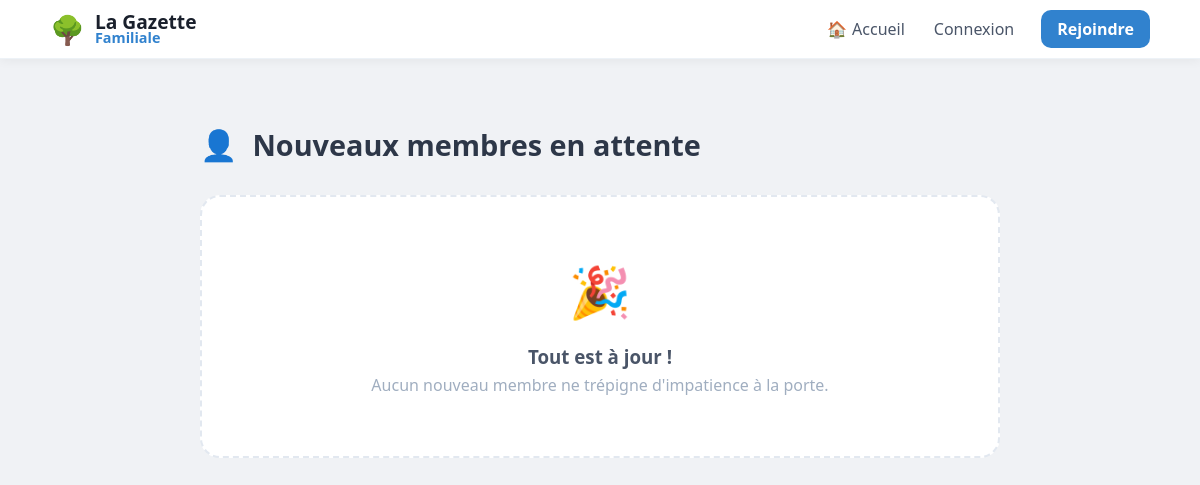
Before: /admin/users with the older database file.
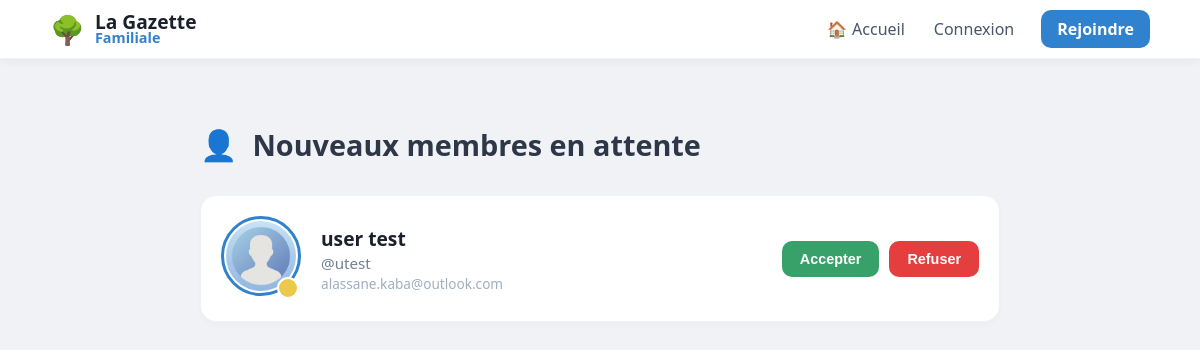
After: the same page with the newer database file.
### tables this page shows
CREATE TABLE users (
                id INTEGER PRIMARY KEY AUTOINCREMENT, 
                email TEXT UNIQUE, 
                firstname TEXT, 
                lastname TEXT, 
                username TEXT UNIQUE, 
                password TEXT, 
                avatar TEXT,
                cover TEXT,
                bio TEXT,
                is_approved INTEGER DEFAULT 0,
                is_admin INTEGER DEFAULT 0
            );

### app.py (the view)
@app.route("/admin/users")
def admin_users():
    db = get_db()
    pending = db.execute("SELECT * FROM users WHERE is_approved = 0").fetchall()
    return render_template("admin.html", users=pending)

### app.py (called while the page is built)
def get_db():
    db = sqlite3.connect("database.db")
    db.row_factory = sqlite3.Row
    return db

@app.context_processor
def inject_global_stats():
    stats = {'total_users': 0, 'total_posts': 0}
    if session.get('user'):
        db = get_db()
        u_count = db.execute("SELECT COUNT(*) FROM users WHERE is_approved = 1").fetchone()[0]
        p_count = db.execute("SELECT COUNT(*) FROM posts").fetchone()[0]
        stats = {'total_users': u_count, 'total_posts': p_count}
    return stats

@app.context_processor
def inject_pending_count():
    if session.get('is_admin'):
        db = get_db()
        count = db.execute("SELECT COUNT(*) as total FROM users WHERE is_approved = 0").fetchone()
        return {'pending_count': count['total']}
    return {'pending_count': 0}

@app.context_processor
def inject_notifications_count():
    if session.get('user'):
        db = get_db()
        count = db.execute("SELECT COUNT(*) FROM notifications WHERE username = ? AND is_read = 0",
                           (session['user'],)).fetchone()[0]
        return {'unread_count': count}
    return {'unread_count': 0}

### templates/admin.html
{% extends "base.html" %}
{% block content %}
<div style="grid-column: 1 / -1; max-width: 800px; margin: 20px auto; width: 100%;">
    <div style="display: flex; align-items: center; gap: 15px; margin-bottom: 30px;">
        <span style="font-size: 30px;">👤</span>
        <h2 style="color: #2d3748; margin: 0; font-size: 1.8em; font-weight: 800;">Nouveaux membres en attente</h2>
    </div>
    {% if users %}
    <div style="display: flex; flex-direction: column; gap: 15px;">
        {% for user in users %}
        <div class="post-card"
             style="background: white; border-radius: 16px; padding: 20px; display: flex; align-items: center; justify-content: space-between; box-shadow: 0 4px 6px rgba(0,0,0,0.02); border: 1px solid #edf2f7;">
            <div style="display: flex; align-items: center; gap: 20px;">
                <div style="position: relative;">
                    <img src="{{ url_for('static', filename='avatars/' + (user['avatar'] if user['avatar'] and user['avatar'] != 'null' else 'default.png')) }}"
                         style="width: 70px; height: 70px; border-radius: 50%; object-fit: cover; border: 3px solid #3182ce; padding: 2px;"
                         onerror="this.src='{{ url_for('static', filename='avatars/default.png') }}';">
                    <div style="position: absolute; bottom: 2px; right: 2px; width: 18px; height: 18px; background: #ecc94b; border-radius: 50%; border: 2px solid white;"
                         title="En attente"></div>
                </div>
                <div>
                    <strong style="display: block; color: #1a202c; font-size: 1.2em;">{{ user['firstname'] }} {{
                        user['lastname'] }}</strong>
                    <span style="color: #718096; font-size: 0.95em;">@{{ user['username'] }}</span>
                    <span style="color: #a0aec0; font-size: 0.85em; display: block;">{{ user['email'] }}</span>
                </div>
            </div>
            <div style="display: flex; gap: 10px;">
                <form action="{{ url_for('approve_user', user_id=user['id']) }}" method="POST" style="margin: 0;">
                    <button type="submit"
                            style="background: #38a169; color: white; border: none; padding: 10px 18px; border-radius: 10px; font-weight: 700; cursor: pointer; transition: 0.3s; font-size: 0.9em;">
                        Accepter
                    </button>
                </form>
                <form action="{{ url_for('reject_user', user_id=user['id']) }}" method="POST" style="margin: 0;"
                      onsubmit="return confirm('Refuser et supprimer cet utilisateur ?');">
                    <button type="submit"
                            style="background: #e53e3e; color: white; border: none; padding: 10px 18px; border-radius: 10px; font-weight: 700; cursor: pointer; transition: 0.3s; font-size: 0.9em;">
                        Refuser
                    </button>
                </form>
            </div>
        </div>
        {% endfor %}
    </div>
    {% else %}
    <div style="text-align: center; padding: 60px 20px; background: white; border-radius: 20px; border: 2px dashed #e2e8f0;">
        <span style="font-size: 50px; display: block; margin-bottom: 15px;">🎉</span>
        <h3 style="color: #4a5568; margin-bottom: 5px;">Tout est à jour !</h3>
        <p style="color: #a0aec0; margin: 0;">Aucun nouveau membre ne trépigne d'impatience à la porte.</p>
    </div>
    {% endif %}
</div>
{% endblock %}

### templates/base.html (shortened to what this page needs)
<!DOCTYPE html>
<html lang="fr">
<head>
    <link rel="stylesheet" href="{{ url_for('static', filename='style.css') }}">
</head>
<body>
<nav class="navbar">
    <div class="nav-content">
        <div class="nav-left">
            <a href="/" style="text-decoration: none; display: flex; align-items: center; gap: 10px;">
                <span style="font-size: 28px;">🌳</span>
                <div class="nav-text-container" style="display: flex; flex-direction: column;">
                    <span style="font-size: 1.2em; font-weight: 800; color: #1a202c; line-height: 1;">La Gazette</span>
                    <span style="font-size: 0.9em; font-weight: 600; color: var(--primary); line-height: 1;">Familiale</span>
                </div>
            </a>
        </div>
        <div class="nav-right" style="display: flex; align-items: center; gap: 5px;">
            <a href="/" class="nav-item">🏠 <span class="nav-text" style="margin-left:5px;">Accueil</span></a>
            {% if session.get("user") %}
            {% if session.get('is_admin') %}
            <a href="/admin/users" class="nav-item"
               style="background: #ebf8ff; color: var(--primary); border: 1px solid #bee3f8; margin-right: 5px;">
                🛡️ <span class="nav-text" style="margin-left:5px;">Admin</span>
                {% if pending_count and pending_count > 0 %}
                <span class="admin-badge">{{ pending_count }}</span>
                {% endif %}
            </a>
            {% endif %}
            <a href="{{ url_for('profile', username=session['user']) }}" class="nav-item">👤 <span class="nav-text"
                                                                                                  style="margin-left:5px;">Profil</span></a>
            <a href="/notifications" class="nav-item" style="position: relative;">
                🔔
                {% if unread_count > 0 %}
                <span style="background: #e53e3e; color: white; border-radius: 50%; padding: 2px 6px; font-size: 10px; position: absolute; top: -5px; right: -5px; font-weight: bold; border: 2px solid white;">
                                {{ unread_count }}
                            </span>
                {% endif %}
            </a>
            <a href="/settings" class="nav-item">⚙️</a>
            <a href="/logout"
               style="color: var(--danger); text-decoration: none; font-weight: 700; font-size: 0.9em; margin-left:10px; padding: 8px;">Déconnecter</a>
            {% else %}
            <a href="/login" class="nav-item">Connexion</a>
            <a href="/register"
               style="background: var(--primary); color: white; padding: 8px 16px; border-radius: 10px; text-decoration: none; font-weight: 700; margin-left: 10px;">Rejoindre</a>
            {% endif %}
        </div>
    </div>
</nav>
<div class="main-container">
    {% block content %}{% endblock %}
</div>
</body>
</html>

### static/style.css (style rules this page uses)
body { font-family: 'Segoe UI', system-ui, -apple-system, sans-serif; background: #f0f2f5; margin: 0; color: #1a202c; }
nav { background: white; border-bottom: 1px solid #edf2f7; position: sticky; top: 0; z-index: 1000; }
.post-card { background: white; border-radius: 15px; padding: 20px; margin-bottom: 20px; box-shadow: 0 2px 8px rgba(0,0,0,0.05); border: 1px solid #edf2f7; overflow: hidden; }
.nav-item { display: flex; align-items: center; padding: 8px 12px; border-radius: 10px; text-decoration: none; transition: 0.2s; color: #4a5568; }

### templates/base.html (style rules this page uses)
:root { --bg-color: #f0f2f5; --primary: #3182ce; --text-main: #1a202c; --text-light: #718096; --danger: #e53e3e; --success: #38a169; --info: #3182ce; }
body { background-color: var(--bg-color); margin: 0; font-family: 'Segoe UI', system-ui, -apple-system, sans-serif; }
.navbar { background: white; box-shadow: 0 2px 10px rgba(0,0,0,0.05); padding: 10px 0; position: sticky; top: 0; z-index: 1000; border-bottom: 1px solid #edf2f7; }
.nav-content { max-width: 1100px; margin: 0 auto; padding: 0 20px; display: flex; justify-content: space-between; align-items: center; }
.nav-item { display: flex; align-items: center; padding: 8px 12px; border-radius: 10px; text-decoration: none; color: #4a5568; transition: 0.2s; font-weight: 500; }
.main-container { max-width: 1100px; margin: 0 auto; padding: 20px 15px; display: grid; grid-template-columns: 1fr; gap: 25px; align-items: start; box-sizing: border-box; }
@media (min-width: 900px) { .main-container { grid-template-columns: 280px 650px; justify-content: center; } }

Changed rows visible on the page:
added users: avatar (placeholder picture), firstname "user", lastname "test", username "utest", email "alassane.kaba@outlook.com"
Other visible differences:
text no longer shown: "🎉 Tout est à jour ! Aucun nouveau membre ne trépigne d'impatience à la porte."
